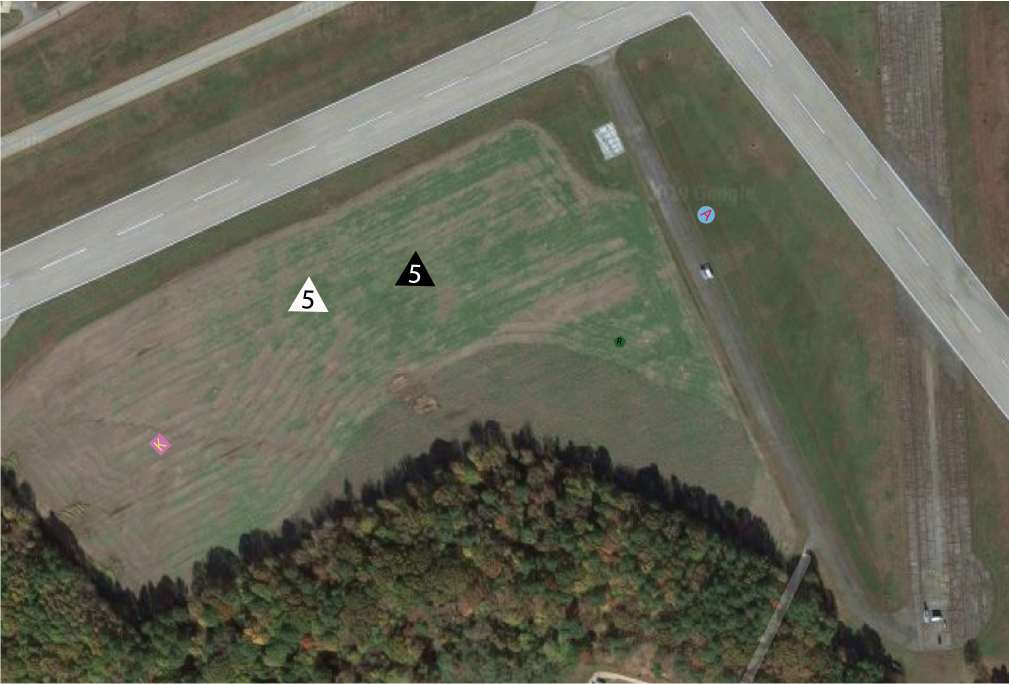
#> input picture example/app/image_processing/map.png, 2017 x 1368 px (shown at 1/2 size)
$ jupyter execute --allow-errors 'Detection Demo #1 (Not robust).ipynb'   (shell and % lines are left out)   (older library calls are emulated)
#> lines starting #> are read from the running program, lines starting #| are printed output that depends on the picture
[cell 1]
import cv2
import numpy as np
import matplotlib.pyplot as plt
import seaborn as sns
import pytesseract
from PIL import Image
from scipy import signal

# Detection Demo

## Main Points
* Current Capabilities
    * Finding instances of potential objectives
    * Within each instance, able to classify:
        * Shape
        * Alphanumeric Character
            * Classifation isn'in
        * RGB Color values of both

* Future Work
    * Need more details about how detailed shape descriptions need to be
            * Current code accounts for basic shapes (circles, triangles, squares), but does not account for more
                complex shapes (elipses, semi-circles)


1. Detect Regions of interest (ROI)
2. Use ROI to threshold backgorund

# 0. TODO
1) Classifcations do not detect false cases

2) Threshold searching does not ignore 0 values (Works with samples, but not robust)

# 1.Regions of Interest (ROI)

[cell 2]
img_rgb = cv2.cvtColor(cv2.imread('map.png'), cv2.COLOR_BGR2RGB)
plt.imshow(img_rgb);

[cell 3]
kernel = np.ones((5,5),np.uint8)
dilated = cv2.dilate(img_rgb,kernel,iterations = 1)
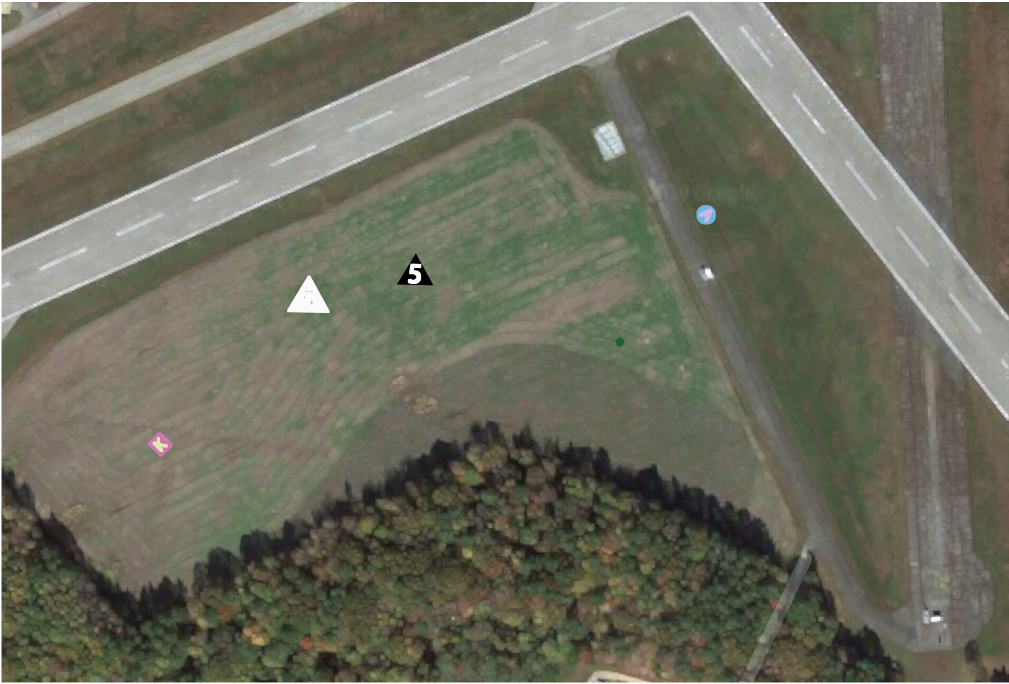
#> dilated: shape (1368, 2017, 3) (shown at 1/2 size); mean R, G, B 107.2, 107.3, 91.9

[cell 4]
plt.imshow(dilated)

### 1.1 Convert RGB images to HSV
Makes it easier to separate sections of image based on hue, saturation, and value

[cell 5]
img = cv2.cvtColor(img_rgb, cv2.COLOR_RGB2HSV)
#> img: shape (1368, 2017, 3); mean H, S, V 34.4, 51.5, 103.6
plt.imshow(img[:,:,1]);
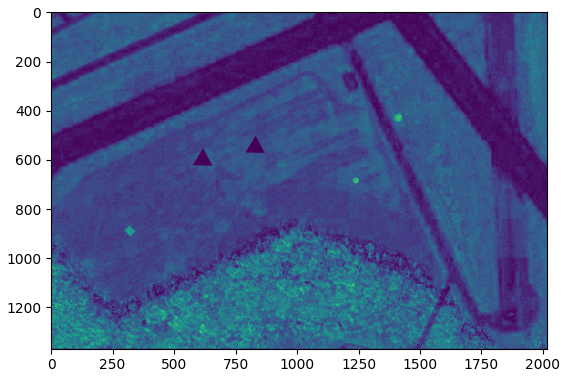
#> figure drawn by matplotlib, 1 panel

### 1.1.1 SURF ROI

[cell 6]
SURF_HESSIAN = 3000
SURF_OCTAVES = 4
SURF_LAYERS = 2
# DIL_KERNEL_SIZE = (5,5)

[cell 7]
img = cv2.cvtColor(img_rgb, cv2.COLOR_RGB2HSV)
# img = img_rgb

#Dilate images to eliminate grain
#> (the rest of this cell did not finish here and is left out)

[cell 8]
crops = []
plt.figure(figsize=(16,8))
#> (the rest of this cell did not finish here and is left out)

#> (a cell that did not finish here is left out)

#> (a cell that did not finish here is left out)

#> (a cell that did not finish here is left out)

[cell 12]
def plot_ch(img, titles = ['Hue', 'Saturation', 'Value']):
    one = img[:,:,0]
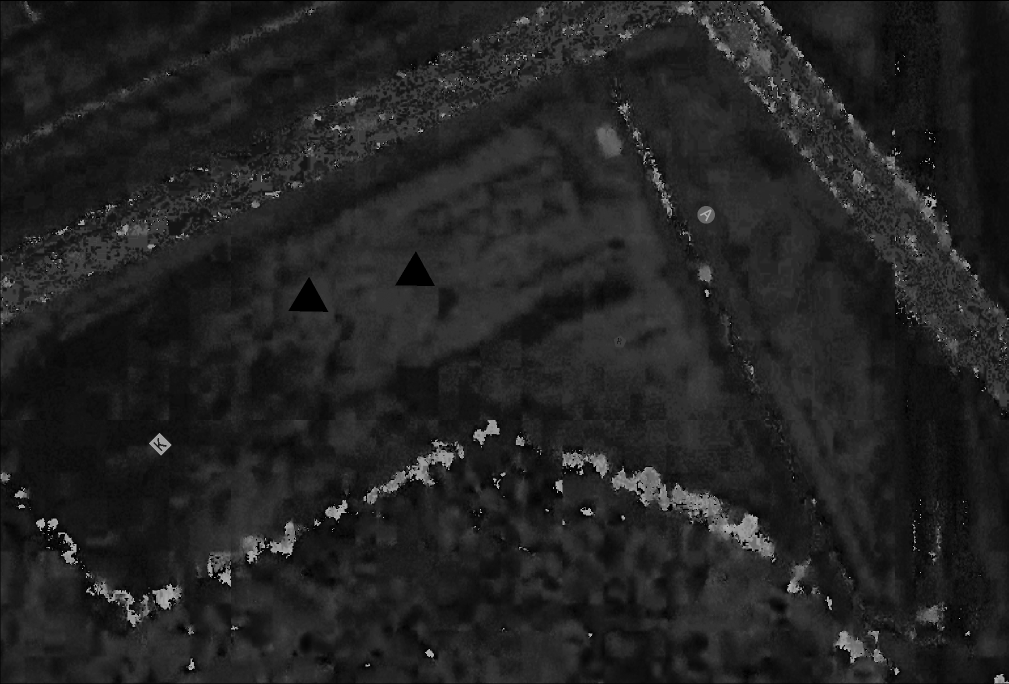
#> one: shape (1368, 2017) (shown at 1/2 size); min 0, max 178, mean 34.4
    two = img[:,:,1]
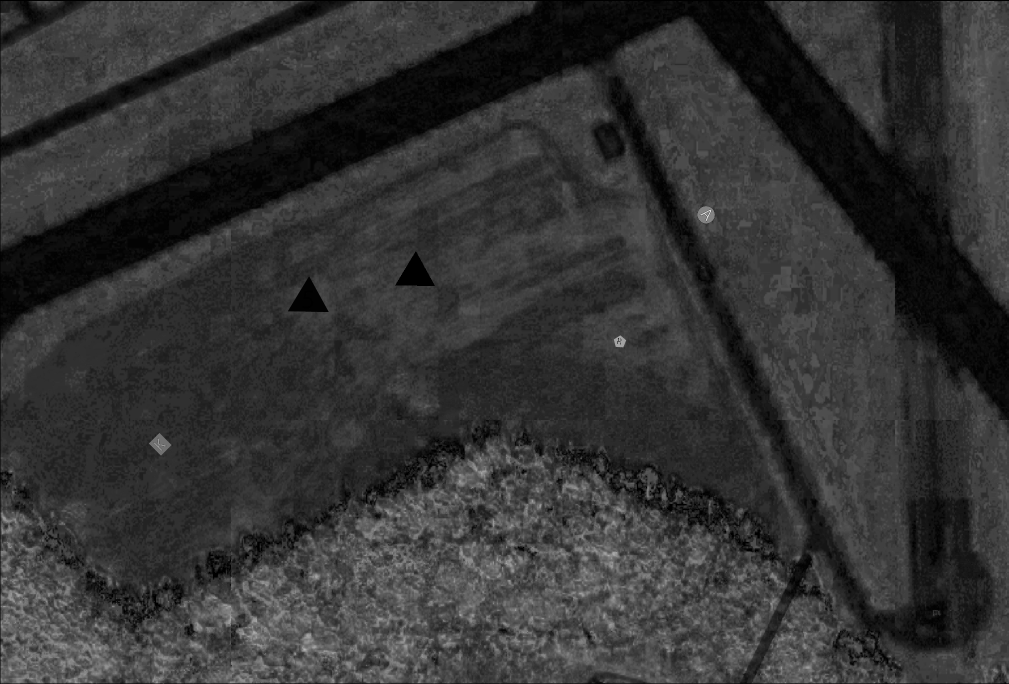
#> two: shape (1368, 2017) (shown at 1/2 size); min 0, max 217, mean 51.5
    three = img[:,:,2]
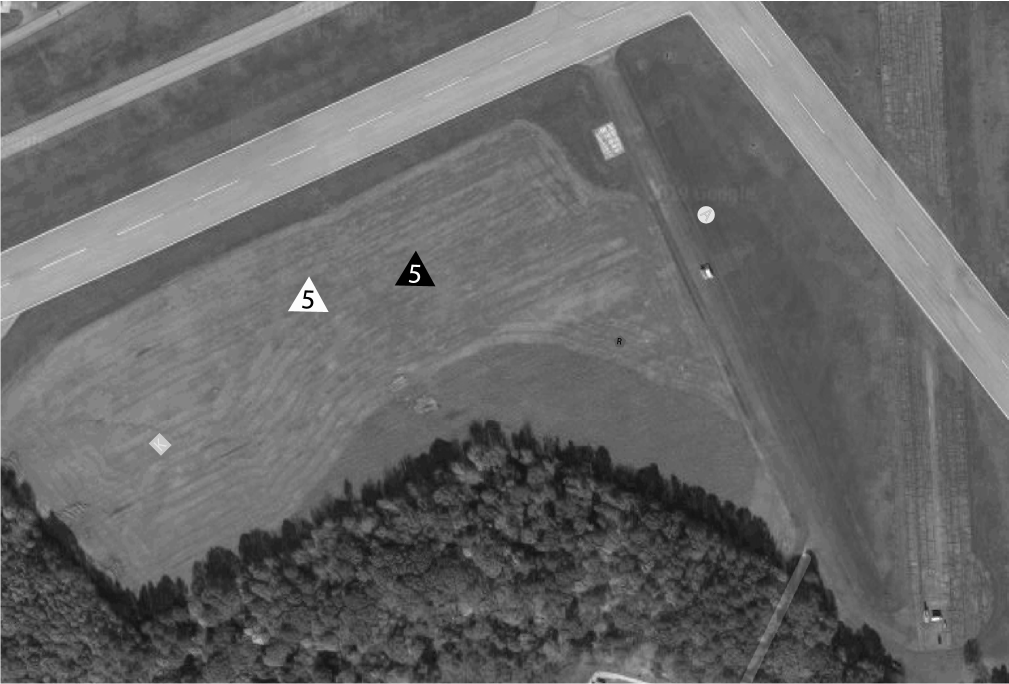
#> three: shape (1368, 2017) (shown at 1/2 size); min 0, max 255, mean 103.6

    f, axes = plt.subplots(1, 3, figsize =(20,5))
    sns.distplot(one.flatten(), ax=axes[0])
    axes[0].set_title(titles[0])
    sns.distplot(two.flatten(), ax=axes[1])
    axes[1].set_title(titles[1])
    sns.distplot(three.flatten(), ax=axes[2])
    axes[2].set_title(titles[2])
